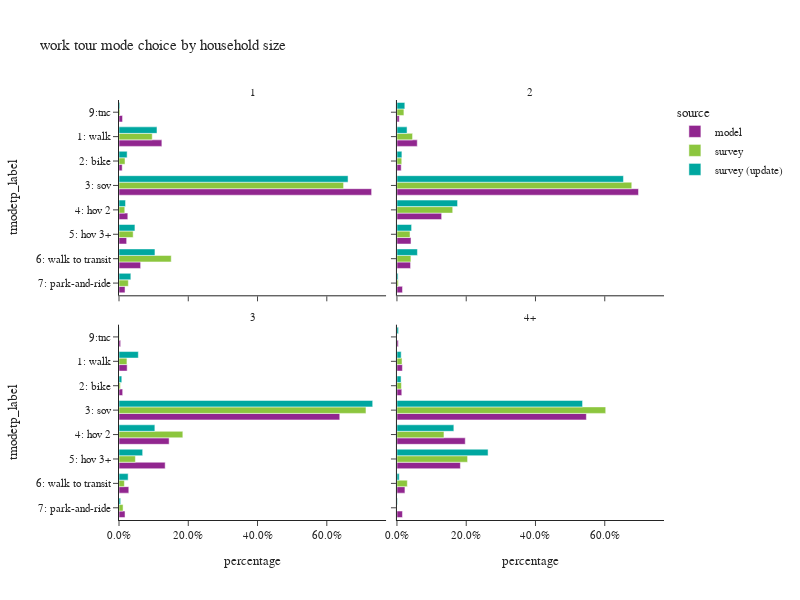

Here is the notebook cell this chart was saved with:
### Code cell
plot_mode_choice(wk_tour,"hhsize_4+",
                 {"hhsize_4+":["1","2","3","4+"],
                  "tmodetp_label":["1: walk","2: bike","3: sov","4: hov 2","5: hov 3+","6: walk to transit",
                                   "7: park-and-ride","8: school bus","9: other–survey only"]},
                 "household size",2,600)

### Figure 1 — Plotly figure (JSON) as saved in the notebook; plotly's stock layout.template omitted (floating-point values rounded to 4 significant figures)
{"data": [{"alignmentgroup": "True", "customdata": [[23625], [1757], [139200], [4849], [4215], [11924], [3323], [1950]], "hovertemplate": "source=model<br>hhsize_4+=1<br>percentage=%{x}<br>tmodetp_label=%{y}<br>sample count=%{customdata[0]}<extra></extra>", "legendgroup": "model", "marker": {"color": "#91268F", "pattern": {"shape": ""}}, "name": "model", "offsetgroup": "model", "orientation": "h", "showlegend": true, "textposition": "auto", "type": "bar", "x": [0.1238, 0.009207, 0.7294, 0.02541, 0.02209, 0.06248, 0.01741, 0.01022], "xaxis": "x3", "y": ["1: walk", "2: bike", "3: sov", "4: hov 2", "5: hov 3+", "6: walk to transit", "7: park-and-ride", "9:tnc"], "yaxis": "y3"}, {"alignmentgroup": "True", "customdata": [[26129], [5482], [310746], [57508], [18083], [17516], [7130], [2956]], "hovertemplate": "source=model<br>hhsize_4+=2<br>percentage=%{x}<br>tmodetp_label=%{y}<br>sample count=%{customdata[0]}<extra></extra>", "legendgroup": "model", "marker": {"color": "#91268F", "pattern": {"shape": ""}}, "name": "model", "offsetgroup": "model", "orientation": "h", "showlegend": false, "textposition": "auto", "type": "bar", "x": [0.05864, 0.0123, 0.6974, 0.1291, 0.04059, 0.03931, 0.016, 0.006634], "xaxis": "x4", "y": ["1: walk", "2: bike", "3: sov", "4: hov 2", "5: hov 3+", "6: walk to transit", "7: park-and-ride", "9:tnc"], "yaxis": "y4"}, {"alignmentgroup": "True", "customdata": [[6517], [2939], [176513], [40087], [36921], [7830], [4817], [1313]], "hovertemplate": "source=model<br>hhsize_4+=3<br>percentage=%{x}<br>tmodetp_label=%{y}<br>sample count=%{customdata[0]}<extra></extra>", "legendgroup": "model", "marker": {"color": "#91268F", "pattern": {"shape": ""}}, "name": "model", "offsetgroup": "model", "orientation": "h", "showlegend": false, "textposition": "auto", "type": "bar", "x": [0.02353, 0.01061, 0.6374, 0.1448, 0.1333, 0.02827, 0.01739, 0.004741], "xaxis": "x", "y": ["1: walk", "2: bike", "3: sov", "4: hov 2", "5: hov 3+", "6: walk to transit", "7: park-and-ride", "9:tnc"], "yaxis": "y"}, {"alignmentgroup": "True", "customdata": [[8389], [7419], [290948], [104919], [97446], [12264], [8470], [2111]], "hovertemplate": "source=model<br>hhsize_4+=4+<br>percentage=%{x}<br>tmodetp_label=%{y}<br>sample count=%{customdata[0]}<extra></extra>", "legendgroup": "model", "marker": {"color": "#91268F", "pattern": {"shape": ""}}, "name": "model", "offsetgroup": "model", "orientation": "h", "showlegend": false, "textposition": "auto", "type": "bar", "x": [0.01577, 0.01395, 0.5469, 0.1972, 0.1832, 0.02305, 0.01592, 0.003968], "xaxis": "x2", "y": ["1: walk", "2: bike", "3: sov", "4: hov 2", "5: hov 3+", "6: walk to transit", "7: park-and-ride", "9:tnc"], "yaxis": "y2"}, {"alignmentgroup": "True", "customdata": [[71], [34], [258], [12], [12], [110], [9], [6]], "hovertemplate": "source=survey<br>hhsize_4+=1<br>percentage=%{x}<br>tmodetp_label=%{y}<br>sample count=%{customdata[0]}<extra></extra>", "legendgroup": "survey", "marker": {"color": "#8CC63E", "pattern": {"shape": ""}}, "name": "survey", "offsetgroup": "survey", "orientation": "h", "showlegend": true, "textposition": "auto", "type": "bar", "x": [0.09597, 0.01731, 0.6485, 0.01665, 0.04092, 0.1508, 0.02698, 0.002867], "xaxis": "x3", "y": ["1: walk", "2: bike", "3: sov", "4: hov 2", "5: hov 3+", "6: walk to transit", "7: park-and-ride", "9:tnc"], "yaxis": "y3"}, {"alignmentgroup": "True", "customdata": [[52], [51], [418], [99], [15], [107], [7], [5]], "hovertemplate": "source=survey<br>hhsize_4+=2<br>percentage=%{x}<br>tmodetp_label=%{y}<br>sample count=%{customdata[0]}<extra></extra>", "legendgroup": "survey", "marker": {"color": "#8CC63E", "pattern": {"shape": ""}}, "name": "survey", "offsetgroup": "survey", "orientation": "h", "showlegend": false, "textposition": "auto", "type": "bar", "x": [0.04508, 0.01389, 0.678, 0.161, 0.03777, 0.04029, 0.003874, 0.0201], "xaxis": "x4", "y": ["1: walk", "2: bike", "3: sov", "4: hov 2", "5: hov 3+", "6: walk to transit", "7: park-and-ride", "9:tnc"], "yaxis": "y4"}, {"alignmentgroup": "True", "customdata": [[13], [11], [140], [33], [11], [22], [1], [1]], "hovertemplate": "source=survey<br>hhsize_4+=3<br>percentage=%{x}<br>tmodetp_label=%{y}<br>sample count=%{customdata[0]}<extra></extra>", "legendgroup": "survey", "marker": {"color": "#8CC63E", "pattern": {"shape": ""}}, "name": "survey", "offsetgroup": "survey", "orientation": "h", "showlegend": false, "textposition": "auto", "type": "bar", "x": [0.02293, 0.003984, 0.7131, 0.1843, 0.04732, 0.01549, 0.01174, 0.00114], "xaxis": "x", "y": ["1: walk", "2: bike", "3: sov", "4: hov 2", "5: hov 3+", "6: walk to transit", "7: park-and-ride", "9:tnc"], "yaxis": "y"}, {"alignmentgroup": "True", "customdata": [[7], [12], [163], [32], [40], [15]], "hovertemplate": "source=survey<br>hhsize_4+=4+<br>percentage=%{x}<br>tmodetp_label=%{y}<br>sample count=%{customdata[0]}<extra></extra>", "legendgroup": "survey", "marker": {"color": "#8CC63E", "pattern": {"shape": ""}}, "name": "survey", "offsetgroup": "survey", "orientation": "h", "showlegend": false, "textposition": "auto", "type": "bar", "x": [0.01463, 0.01297, 0.6028, 0.1357, 0.2039, 0.02994], "xaxis": "x2", "y": ["1: walk", "2: bike", "3: sov", "4: hov 2", "5: hov 3+", "6: walk to transit"], "yaxis": "y2"}, {"alignmentgroup": "True", "customdata": [[71], [31], [248], [12], [13], [102], [10], [6]], "hovertemplate": "source=survey (update)<br>hhsize_4+=1<br>percentage=%{x}<br>tmodetp_label=%{y}<br>sample count=%{customdata[0]}<extra></extra>", "legendgroup": "survey (update)", "marker": {"color": "#00A7A0", "pattern": {"shape": ""}}, "name": "survey (update)", "offsetgroup": "survey (update)", "orientation": "h", "showlegend": true, "textposition": "auto", "type": "bar", "x": [0.1097, 0.02348, 0.6614, 0.01888, 0.046, 0.1038, 0.0342, 0.002525], "xaxis": "x3", "y": ["1: walk", "2: bike", "3: sov", "4: hov 2", "5: hov 3+", "6: walk to transit", "7: park-and-ride", "9:tnc"], "yaxis": "y3"}, {"alignmentgroup": "True", "customdata": [[60], [52], [424], [94], [18], [113], [7], [7]], "hovertemplate": "source=survey (update)<br>hhsize_4+=2<br>percentage=%{x}<br>tmodetp_label=%{y}<br>sample count=%{customdata[0]}<extra></extra>", "legendgroup": "survey (update)", "marker": {"color": "#00A7A0", "pattern": {"shape": ""}}, "name": "survey (update)", "offsetgroup": "survey (update)", "orientation": "h", "showlegend": false, "textposition": "auto", "type": "bar", "x": [0.0292, 0.01429, 0.654, 0.175, 0.04231, 0.05913, 0.003313, 0.02274], "xaxis": "x4", "y": ["1: walk", "2: bike", "3: sov", "4: hov 2", "5: hov 3+", "6: walk to transit", "7: park-and-ride", "9:tnc"], "yaxis": "y4"}, {"alignmentgroup": "True", "customdata": [[16], [9], [156], [34], [12], [25], [2], [1]], "hovertemplate": "source=survey (update)<br>hhsize_4+=3<br>percentage=%{x}<br>tmodetp_label=%{y}<br>sample count=%{customdata[0]}<extra></extra>", "legendgroup": "survey (update)", "marker": {"color": "#00A7A0", "pattern": {"shape": ""}}, "name": "survey (update)", "offsetgroup": "survey (update)", "orientation": "h", "showlegend": false, "textposition": "auto", "type": "bar", "x": [0.05582, 0.008053, 0.7325, 0.1035, 0.06831, 0.02639, 0.004775, 0.0005908], "xaxis": "x", "y": ["1: walk", "2: bike", "3: sov", "4: hov 2", "5: hov 3+", "6: walk to transit", "7: park-and-ride", "9:tnc"], "yaxis": "y"}, {"alignmentgroup": "True", "customdata": [[8], [12], [184], [36], [42], [16], [1], [2]], "hovertemplate": "source=survey (update)<br>hhsize_4+=4+<br>percentage=%{x}<br>tmodetp_label=%{y}<br>sample count=%{customdata[0]}<extra></extra>", "legendgroup": "survey (update)", "marker": {"color": "#00A7A0", "pattern": {"shape": ""}}, "name": "survey (update)", "offsetgroup": "survey (update)", "orientation": "h", "showlegend": false, "textposition": "auto", "type": "bar", "x": [0.01221, 0.01189, 0.5359, 0.1643, 0.2631, 0.006606, 0.00141, 0.004561], "xaxis": "x2", "y": ["1: walk", "2: bike", "3: sov", "4: hov 2", "5: hov 3+", "6: walk to transit", "7: park-and-ride", "9:tnc"], "yaxis": "y2"}], "layout": {"annotations": [{"font": {}, "showarrow": false, "text": "3", "x": 0.245, "xanchor": "center", "xref": "paper", "y": 0.465, "yanchor": "bottom", "yref": "paper"}, {"font": {}, "showarrow": false, "text": "4+", "x": 0.755, "xanchor": "center", "xref": "paper", "y": 0.465, "yanchor": "bottom", "yref": "paper"}, {"font": {}, "showarrow": false, "text": "1", "x": 0.245, "xanchor": "center", "xref": "paper", "y": 1.0, "yanchor": "bottom", "yref": "paper"}, {"font": {}, "showarrow": false, "text": "2", "x": 0.755, "xanchor": "center", "xref": "paper", "y": 1.0, "yanchor": "bottom", "yref": "paper"}], "barmode": "group", "height": 600, "legend": {"title": {"text": "source"}, "tracegroupgap": 0}, "title": {"text": "work tour mode choice by household size"}, "width": 800, "xaxis": {"anchor": "y", "domain": [0, 0.49], "tickformat": ".1%", "title": {"text": "percentage"}}, "xaxis2": {"anchor": "y2", "domain": [0.51, 1], "matches": "x", "tickformat": ".1%", "title": {"text": "percentage"}}, "xaxis3": {"anchor": "y3", "domain": [0, 0.49], "matches": "x", "showticklabels": false, "tickformat": ".1%"}, "xaxis4": {"anchor": "y4", "domain": [0.51, 1], "matches": "x", "showticklabels": false, "tickformat": ".1%"}, "yaxis": {"anchor": "x", "categoryarray": ["9: other–survey only", "8: school bus", "7: park-and-ride", "6: walk to transit", "5: hov 3+", "4: hov 2", "3: sov", "2: bike", "1: walk"], "categoryorder": "array", "domain": [0, 0.465], "title": {"text": "tmodetp_label"}}, "yaxis2": {"anchor": "x2", "domain": [0, 0.465], "matches": "y", "showticklabels": false}, "yaxis3": {"anchor": "x3", "categoryarray": ["9: other–survey only", "8: school bus", "7: park-and-ride", "6: walk to transit", "5: hov 3+", "4: hov 2", "3: sov", "2: bike", "1: walk"], "categoryorder": "array", "domain": [0.535, 1.0], "matches": "y", "title": {"text": "tmodetp_label"}}, "yaxis4": {"anchor": "x4", "domain": [0.535, 1.0], "matches": "y", "showticklabels": false}}}
